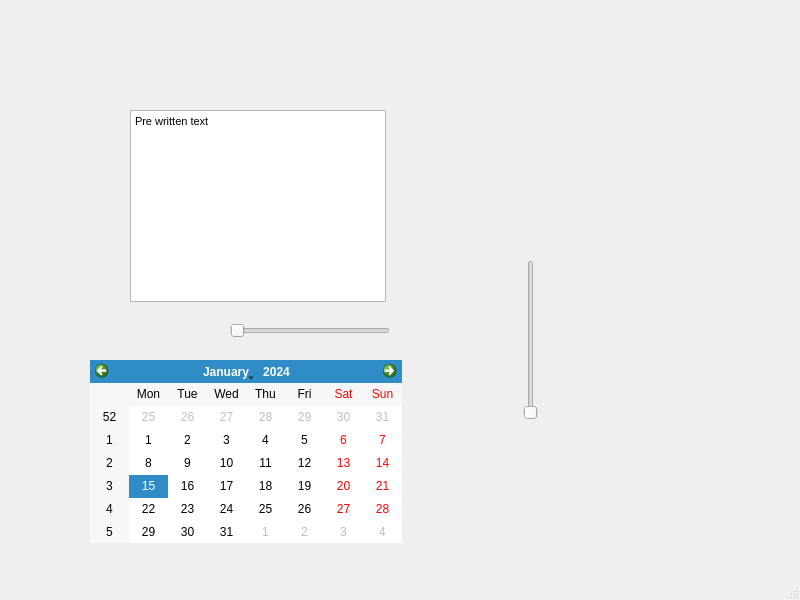
<?xml version="1.0" encoding="UTF-8"?>
<ui version="4.0">
 <class>MainWindow</class>
 <widget class="QMainWindow" name="MainWindow">
  <property name="geometry">
   <rect>
    <x>0</x>
    <y>0</y>
    <width>800</width>
    <height>600</height>
   </rect>
  </property>
  <property name="windowTitle">
   <string>MainWindow</string>
  </property>
  <widget class="QWidget" name="centralwidget">
   <widget class="QSlider" name="horizontalSlider">
    <property name="geometry">
     <rect>
      <x>230</x>
      <y>320</y>
      <width>160</width>
      <height>22</height>
     </rect>
    </property>
    <property name="orientation">
     <enum>Qt::Horizontal</enum>
    </property>
   </widget>
   <widget class="QSlider" name="verticalSlider">
    <property name="geometry">
     <rect>
      <x>520</x>
      <y>260</y>
      <width>22</width>
      <height>160</height>
     </rect>
    </property>
    <property name="orientation">
     <enum>Qt::Vertical</enum>
    </property>
   </widget>
   <widget class="QTextBrowser" name="textBrowser">
    <property name="geometry">
     <rect>
      <x>130</x>
      <y>110</y>
      <width>256</width>
      <height>192</height>
     </rect>
    </property>
    <property name="html">
     <string>&lt;!DOCTYPE HTML PUBLIC &quot;-//W3C//DTD HTML 4.0//EN&quot; &quot;http://www.w3.org/TR/REC-html40/strict.dtd&quot;&gt;
&lt;html&gt;&lt;head&gt;&lt;meta name=&quot;qrichtext&quot; content=&quot;1&quot; /&gt;&lt;style type=&quot;text/css&quot;&gt;
p, li { white-space: pre-wrap; }
&lt;/style&gt;&lt;/head&gt;&lt;body style=&quot; font-family:'MS Shell Dlg 2'; font-size:8.25pt; font-weight:400; font-style:normal;&quot;&gt;
&lt;p style=&quot; margin-top:0px; margin-bottom:0px; margin-left:0px; margin-right:0px; -qt-block-indent:0; text-indent:0px;&quot;&gt;Pre written text&lt;/p&gt;&lt;/body&gt;&lt;/html&gt;</string>
    </property>
   </widget>
   <widget class="QCalendarWidget" name="calendarWidget">
    <property name="geometry">
     <rect>
      <x>90</x>
      <y>360</y>
      <width>312</width>
      <height>183</height>
     </rect>
    </property>
   </widget>
  </widget>
  <widget class="QMenuBar" name="menubar">
   <property name="geometry">
    <rect>
     <x>0</x>
     <y>0</y>
     <width>800</width>
     <height>21</height>
    </rect>
   </property>
  </widget>
  <widget class="QStatusBar" name="statusbar"/>
 </widget>
 <resources/>
 <connections/>
</ui>
